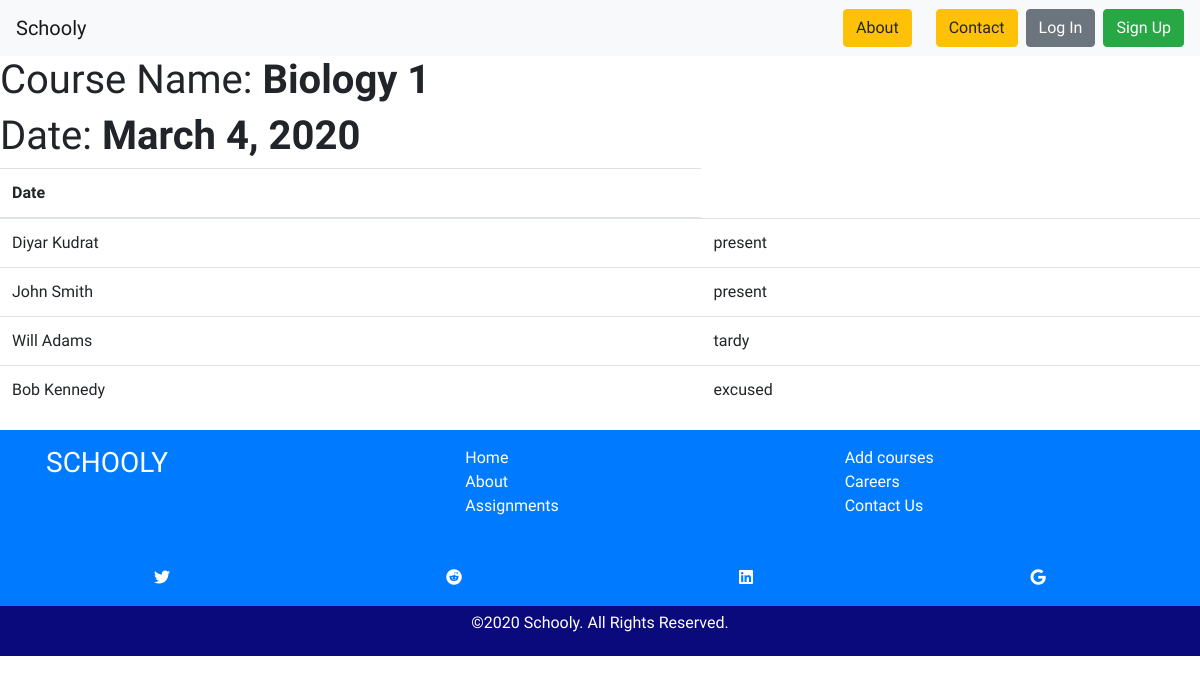
Screenshot of /attendance/1/ with the database file from the repository.
### attendance/models.py (models this page shows, shortened)
class CourseAttendance(models.Model):
    course = models.ForeignKey(Course, on_delete = models.CASCADE)
    date = models.DateField(null=True)

class Attendance(models.Model):
    course = models.ForeignKey(CourseAttendance, on_delete = models.CASCADE, null=True)
    student = models.ForeignKey(Student, on_delete = models.CASCADE)
    attendance_status = models.CharField(max_length=20, choices=attendance_choices, blank=True)
    def __str__(self):
        return self.student.user.first_name + ' ' + self.student.user.last_name

### classes/models.py (models this page shows, shortened)
class Course(models.Model):
    course_name = models.CharField(max_length=150)
    slug = models.CharField(max_length=30, blank=True, editable=False,
                            help_text="Unique URL path to access this page. Generated by the system.")
    course_teacher = models.CharField(max_length=150, null=True)
    description = models.CharField(max_length=250)
    assigments = models.ManyToManyField(Assignment, blank=True, null=True, related_name="course_assignments")

class Student(models.Model):
    user = models.OneToOneField(User, on_delete=models.CASCADE)
    id_number = models.CharField(max_length=20, unique=True)

### attendance/views.py (the view)
# urls.py: path('<int:pk>/', views.AttendanceDetailView.as_view(), name='attendance-detail-page'),
class AttendanceDetailView(View):
    def get(self, request, *args, **kwargs):
        course = get_object_or_404(CourseAttendance, pk=kwargs['pk'])
        students = Attendance.objects.filter(course=course)
        context = {'course': course, 'students': students}
        return render(request, 'attendance_detail.html', context)

### classes/templates/attendance_detail.html
{% extends 'base.html' %}
{% block content %}
<h1>Course Name: <b>{{ course.course.course_name }}</b></h1>
<h1>Date: <b>{{ course.date }}</b></h1>
<table class="table">
    <thead>
      <tr>
        <th scope="col">Date</th>
      </tr>
    </thead>
    <tbody>
      {% for student in students %}
      <tr>
        <td href="#">{{ student }}</td>
        <td>{{student.attendance_status}}</td>
      </tr>
      {% endfor %}
    </tbody>
  </table>
{% endblock %}

### classes/templates/base.html (style rules this page uses)
* { font-family: 'Quicksand', sans-serif; }

### rows the page displays
CourseAttendance: course.course_name "Biology 1", date "March 4, 2020"
Attendance: student.last_name "Diyar Kudrat", attendance_status "present"
Attendance: student.last_name "John Smith", attendance_status "present"
Attendance: student.last_name "Will Adams", attendance_status "tardy"
Attendance: student.last_name "Bob Kennedy", attendance_status "excused"
